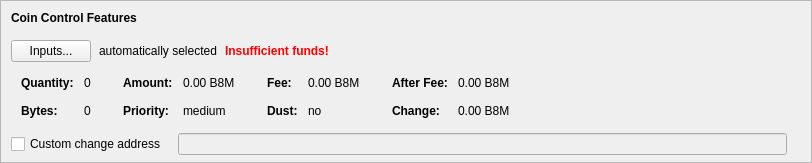
    <widget class="QFrame" name="frameCoinControl">
     <property name="sizePolicy">
      <sizepolicy hsizetype="Expanding" vsizetype="Expanding">
       <horstretch>0</horstretch>
       <verstretch>0</verstretch>
      </sizepolicy>
     </property>
     <property name="maximumSize">
      <size>
       <width>16777215</width>
       <height>16777215</height>
      </size>
     </property>
     <property name="frameShape">
      <enum>QFrame::StyledPanel</enum>
     </property>
     <property name="frameShadow">
      <enum>QFrame::Sunken</enum>
     </property>
     <layout class="QVBoxLayout" name="verticalLayoutCoinControl2">
      <property name="spacing">
       <number>0</number>
      </property>
      <property name="leftMargin">
       <number>0</number>
      </property>
      <property name="topMargin">
       <number>0</number>
      </property>
      <property name="rightMargin">
       <number>0</number>
      </property>
      <property name="bottomMargin">
       <number>6</number>
      </property>
      <item>
       <layout class="QVBoxLayout" name="verticalLayoutCoinControl" stretch="0,0,0,0,1">
        <property name="spacing">
         <number>0</number>
        </property>
        <property name="leftMargin">
         <number>10</number>
        </property>
        <property name="topMargin">
         <number>10</number>
        </property>
        <item>
         <layout class="QHBoxLayout" name="horizontalLayoutCoinControl1">
          <property name="bottomMargin">
           <number>15</number>
          </property>
          <item>
           <widget class="QLabel" name="labelCoinControlFeatures">
            <property name="sizePolicy">
             <sizepolicy hsizetype="Preferred" vsizetype="Maximum">
              <horstretch>0</horstretch>
              <verstretch>0</verstretch>
             </sizepolicy>
            </property>
            <property name="font">
             <font>
              <weight>75</weight>
              <bold>true</bold>
             </font>
            </property>
            <property name="styleSheet">
             <string notr="true">font-weight:bold;</string>
            </property>
            <property name="text">
             <string>Coin Control Features</string>
            </property>
           </widget>
          </item>
         </layout>
        </item>
        <item>
         <layout class="QHBoxLayout" name="horizontalLayoutCoinControl2" stretch="0,0,0,0">
          <property name="spacing">
           <number>8</number>
          </property>
          <property name="bottomMargin">
           <number>10</number>
          </property>
          <item>
           <widget class="QPushButton" name="pushButtonCoinControl">
            <property name="styleSheet">
             <string notr="true"/>
            </property>
            <property name="text">
             <string>Inputs...</string>
            </property>
            <property name="autoDefault">
             <bool>false</bool>
            </property>
           </widget>
          </item>
          <item>
           <widget class="QLabel" name="labelCoinControlAutomaticallySelected">
            <property name="text">
             <string>automatically selected</string>
            </property>
            <property name="margin">
             <number>5</number>
            </property>
           </widget>
          </item>
          <item>
           <widget class="QLabel" name="labelCoinControlInsuffFunds">
            <property name="font">
             <font>
              <weight>75</weight>
              <bold>true</bold>
             </font>
            </property>
            <property name="styleSheet">
             <string notr="true">color:red;font-weight:bold;</string>
            </property>
            <property name="text">
             <string>Insufficient funds!</string>
            </property>
            <property name="margin">
             <number>5</number>
            </property>
           </widget>
          </item>
          <item>
           <spacer name="horizontalSpacerCoinControl">
            <property name="orientation">
             <enum>Qt::Horizontal</enum>
            </property>
            <property name="sizeHint" stdset="0">
             <size>
              <width>40</width>
              <height>1</height>
             </size>
            </property>
           </spacer>
          </item>
         </layout>
        </item>
        <item>
         <widget class="QWidget" name="widgetCoinControl" native="true">
          <property name="sizePolicy">
           <sizepolicy hsizetype="Preferred" vsizetype="Preferred">
            <horstretch>0</horstretch>
            <verstretch>0</verstretch>
           </sizepolicy>
          </property>
          <property name="minimumSize">
           <size>
            <width>0</width>
            <height>0</height>
           </size>
          </property>
          <property name="styleSheet">
           <string notr="true"/>
          </property>
          <layout class="QHBoxLayout" name="horizontalLayoutCoinControl5">
           <property name="leftMargin">
            <number>0</number>
           </property>
           <property name="topMargin">
            <number>0</number>
           </property>
           <property name="rightMargin">
            <number>0</number>
           </property>
           <property name="bottomMargin">
            <number>0</number>
           </property>
           <item>
            <layout class="QHBoxLayout" name="horizontalLayoutCoinControl3" stretch="0,0,0,1">
             <property name="spacing">
              <number>20</number>
             </property>
             <property name="topMargin">
              <number>0</number>
             </property>
             <property name="bottomMargin">
              <number>10</number>
             </property>
             <item>
              <layout class="QFormLayout" name="formLayoutCoinControl1">
               <property name="horizontalSpacing">
                <number>10</number>
               </property>
               <property name="verticalSpacing">
                <number>14</number>
               </property>
               <property name="leftMargin">
                <number>10</number>
               </property>
               <property name="topMargin">
                <number>4</number>
               </property>
               <property name="rightMargin">
                <number>6</number>
               </property>
               <item row="0" column="0">
                <widget class="QLabel" name="labelCoinControlQuantityText">
                 <property name="font">
                  <font>
                   <weight>75</weight>
                   <bold>true</bold>
                  </font>
                 </property>
                 <property name="text">
                  <string>Quantity:</string>
                 </property>
                 <property name="margin">
                  <number>0</number>
                 </property>
                </widget>
               </item>
               <item row="0" column="1">
                <widget class="QLabel" name="labelCoinControlQuantity">
                 <property name="cursor">
                  <cursorShape>IBeamCursor</cursorShape>
                 </property>
                 <property name="contextMenuPolicy">
                  <enum>Qt::ActionsContextMenu</enum>
                 </property>
                 <property name="text">
                  <string notr="true">0</string>
                 </property>
                 <property name="margin">
                  <number>0</number>
                 </property>
                 <property name="textInteractionFlags">
                  <set>Qt::LinksAccessibleByMouse|Qt::TextSelectableByKeyboard|Qt::TextSelectableByMouse</set>
                 </property>
                </widget>
               </item>
               <item row="1" column="0">
                <widget class="QLabel" name="labelCoinControlBytesText">
                 <property name="font">
                  <font>
                   <weight>75</weight>
                   <bold>true</bold>
                  </font>
                 </property>
                 <property name="text">
                  <string>Bytes:</string>
                 </property>
                </widget>
               </item>
               <item row="1" column="1">
                <widget class="QLabel" name="labelCoinControlBytes">
                 <property name="cursor">
                  <cursorShape>IBeamCursor</cursorShape>
                 </property>
                 <property name="contextMenuPolicy">
                  <enum>Qt::ActionsContextMenu</enum>
                 </property>
                 <property name="text">
                  <string notr="true">0</string>
                 </property>
                 <property name="textInteractionFlags">
                  <set>Qt::LinksAccessibleByMouse|Qt::TextSelectableByKeyboard|Qt::TextSelectableByMouse</set>
                 </property>
                </widget>
               </item>
              </layout>
             </item>
             <item>
              <layout class="QFormLayout" name="formLayoutCoinControl2">
               <property name="horizontalSpacing">
                <number>10</number>
               </property>
               <property name="verticalSpacing">
                <number>14</number>
               </property>
               <property name="leftMargin">
                <number>6</number>
               </property>
               <property name="topMargin">
                <number>4</number>
               </property>
               <property name="rightMargin">
                <number>6</number>
               </property>
               <item row="0" column="0">
                <widget class="QLabel" name="labelCoinControlAmountText">
                 <property name="font">
                  <font>
                   <weight>75</weight>
                   <bold>true</bold>
                  </font>
                 </property>
                 <property name="text">
                  <string>Amount:</string>
                 </property>
                 <property name="margin">
                  <number>0</number>
                 </property>
                </widget>
               </item>
               <item row="0" column="1">
                <widget class="QLabel" name="labelCoinControlAmount">
                 <property name="cursor">
                  <cursorShape>IBeamCursor</cursorShape>
                 </property>
                 <property name="contextMenuPolicy">
                  <enum>Qt::ActionsContextMenu</enum>
                 </property>
                 <property name="text">
                  <string notr="true">0.00 B8M</string>
                 </property>
                 <property name="textInteractionFlags">
                  <set>Qt::LinksAccessibleByMouse|Qt::TextSelectableByKeyboard|Qt::TextSelectableByMouse</set>
                 </property>
                </widget>
               </item>
               <item row="1" column="0">
                <widget class="QLabel" name="labelCoinControlPriorityText">
                 <property name="font">
                  <font>
                   <weight>75</weight>
                   <bold>true</bold>
                  </font>
                 </property>
                 <property name="text">
                  <string>Priority:</string>
                 </property>
                </widget>
               </item>
               <item row="1" column="1">
                <widget class="QLabel" name="labelCoinControlPriority">
                 <property name="cursor">
                  <cursorShape>IBeamCursor</cursorShape>
                 </property>
                 <property name="contextMenuPolicy">
                  <enum>Qt::ActionsContextMenu</enum>
                 </property>
                 <property name="text">
                  <string notr="true">medium</string>
                 </property>
                 <property name="textInteractionFlags">
                  <set>Qt::LinksAccessibleByMouse|Qt::TextSelectableByKeyboard|Qt::TextSelectableByMouse</set>
                 </property>
                </widget>
               </item>
              </layout>
             </item>
             <item>
              <layout class="QFormLayout" name="formLayoutCoinControl3">
               <property name="horizontalSpacing">
                <number>10</number>
               </property>
               <property name="verticalSpacing">
                <number>14</number>
               </property>
               <property name="leftMargin">
                <number>6</number>
               </property>
               <property name="topMargin">
                <number>4</number>
               </property>
               <property name="rightMargin">
                <number>6</number>
               </property>
               <item row="0" column="0">
                <widget class="QLabel" name="labelCoinControlFeeText">
                 <property name="font">
                  <font>
                   <weight>75</weight>
                   <bold>true</bold>
                  </font>
                 </property>
                 <property name="text">
                  <string>Fee:</string>
                 </property>
                 <property name="margin">
                  <number>0</number>
                 </property>
                </widget>
               </item>
               <item row="0" column="1">
                <widget class="QLabel" name="labelCoinControlFee">
                 <property name="cursor">
                  <cursorShape>IBeamCursor</cursorShape>
                 </property>
                 <property name="contextMenuPolicy">
                  <enum>Qt::ActionsContextMenu</enum>
                 </property>
                 <property name="text">
                  <string notr="true">0.00 B8M</string>
                 </property>
                 <property name="textInteractionFlags">
                  <set>Qt::LinksAccessibleByMouse|Qt::TextSelectableByKeyboard|Qt::TextSelectableByMouse</set>
                 </property>
                </widget>
               </item>
               <item row="1" column="0">
                <widget class="QLabel" name="labelCoinControlLowOutputText">
                 <property name="font">
                  <font>
                   <weight>75</weight>
                   <bold>true</bold>
                  </font>
                 </property>
                 <property name="text">
                  <string>Dust:</string>
                 </property>
                </widget>
               </item>
               <item row="1" column="1">
                <widget class="QLabel" name="labelCoinControlLowOutput">
                 <property name="cursor">
                  <cursorShape>IBeamCursor</cursorShape>
                 </property>
                 <property name="contextMenuPolicy">
                  <enum>Qt::ActionsContextMenu</enum>
                 </property>
                 <property name="text">
                  <string notr="true">no</string>
                 </property>
                 <property name="textInteractionFlags">
                  <set>Qt::LinksAccessibleByMouse|Qt::TextSelectableByKeyboard|Qt::TextSelectableByMouse</set>
                 </property>
                </widget>
               </item>
              </layout>
             </item>
             <item>
              <layout class="QFormLayout" name="formLayoutCoinControl4">
               <property name="horizontalSpacing">
                <number>10</number>
               </property>
               <property name="verticalSpacing">
                <number>14</number>
               </property>
               <property name="leftMargin">
                <number>6</number>
               </property>
               <property name="topMargin">
                <number>4</number>
               </property>
               <property name="rightMargin">
                <number>6</number>
               </property>
               <item row="0" column="0">
                <widget class="QLabel" name="labelCoinControlAfterFeeText">
                 <property name="font">
                  <font>
                   <weight>75</weight>
                   <bold>true</bold>
                  </font>
                 </property>
                 <property name="text">
                  <string>After Fee:</string>
                 </property>
                 <property name="margin">
                  <number>0</number>
                 </property>
                </widget>
               </item>
               <item row="0" column="1">
                <widget class="QLabel" name="labelCoinControlAfterFee">
                 <property name="cursor">
                  <cursorShape>IBeamCursor</cursorShape>
                 </property>
                 <property name="contextMenuPolicy">
                  <enum>Qt::ActionsContextMenu</enum>
                 </property>
                 <property name="text">
                  <string notr="true">0.00 B8M</string>
                 </property>
                 <property name="textInteractionFlags">
                  <set>Qt::LinksAccessibleByMouse|Qt::TextSelectableByKeyboard|Qt::TextSelectableByMouse</set>
                 </property>
                </widget>
               </item>
               <item row="1" column="0">
                <widget class="QLabel" name="labelCoinControlChangeText">
                 <property name="font">
                  <font>
                   <weight>75</weight>
                   <bold>true</bold>
                  </font>
                 </property>
                 <property name="text">
                  <string>Change:</string>
                 </property>
                </widget>
               </item>
               <item row="1" column="1">
                <widget class="QLabel" name="labelCoinControlChange">
                 <property name="cursor">
                  <cursorShape>IBeamCursor</cursorShape>
                 </property>
                 <property name="contextMenuPolicy">
                  <enum>Qt::ActionsContextMenu</enum>
                 </property>
                 <property name="text">
                  <string notr="true">0.00 B8M</string>
                 </property>
                 <property name="textInteractionFlags">
                  <set>Qt::LinksAccessibleByMouse|Qt::TextSelectableByKeyboard|Qt::TextSelectableByMouse</set>
                 </property>
                </widget>
               </item>
              </layout>
             </item>
            </layout>
           </item>
          </layout>
         </widget>
        </item>
        <item>
         <layout class="QHBoxLayout" name="horizontalLayoutCoinControl4" stretch="0,0,0">
          <property name="spacing">
           <number>12</number>
          </property>
          <property name="sizeConstraint">
           <enum>QLayout::SetDefaultConstraint</enum>
          </property>
          <property name="topMargin">
           <number>5</number>
          </property>
          <property name="rightMargin">
           <number>5</number>
          </property>
          <item>
           <widget class="QCheckBox" name="checkBoxCoinControlChange">
            <property name="toolTip">
             <string>If this is activated, but the change address is empty or invalid, change will be sent to a newly generated address.</string>
            </property>
            <property name="text">
             <string>Custom change address</string>
            </property>
           </widget>
          </item>
          <item>
           <widget class="QValidatedLineEdit" name="lineEditCoinControlChange">
            <property name="enabled">
             <bool>false</bool>
            </property>
            <property name="sizePolicy">
             <sizepolicy hsizetype="Expanding" vsizetype="Fixed">
              <horstretch>0</horstretch>
              <verstretch>0</verstretch>
             </sizepolicy>
            </property>
           </widget>
          </item>
          <item>
           <widget class="QLabel" name="labelCoinControlChangeLabel">
            <property name="sizePolicy">
             <sizepolicy hsizetype="Preferred" vsizetype="Expanding">
              <horstretch>0</horstretch>
              <verstretch>0</verstretch>
             </sizepolicy>
            </property>
            <property name="minimumSize">
             <size>
              <width>0</width>
              <height>0</height>
             </size>
            </property>
            <property name="text">
             <string/>
            </property>
            <property name="margin">
             <number>3</number>
            </property>
           </widget>
          </item>
         </layout>
        </item>
        <item>
         <spacer name="verticalSpacerCoinControl">
          <property name="orientation">
           <enum>Qt::Vertical</enum>
          </property>
          <property name="sizeHint" stdset="0">
           <size>
            <width>800</width>
            <height>1</height>
           </size>
          </property>
         </spacer>
        </item>
       </layout>
      </item>
     </layout>
    </widget>
